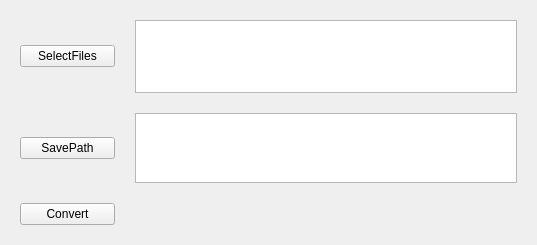
<?xml version="1.0" encoding="UTF-8"?>
<ui version="4.0">
 <class>QT_Json2CsvClass</class>
 <widget class="QWidget" name="QT_Json2CsvClass">
  <property name="geometry">
   <rect>
    <x>0</x>
    <y>0</y>
    <width>537</width>
    <height>245</height>
   </rect>
  </property>
  <property name="windowTitle">
   <string>QT_Json2Csv</string>
  </property>
  <layout class="QGridLayout" name="gridLayout" rowstretch="8,1,1" columnstretch="2,8">
   <property name="leftMargin">
    <number>20</number>
   </property>
   <property name="topMargin">
    <number>20</number>
   </property>
   <property name="rightMargin">
    <number>20</number>
   </property>
   <property name="bottomMargin">
    <number>20</number>
   </property>
   <property name="spacing">
    <number>20</number>
   </property>
   <item row="1" column="0">
    <widget class="QPushButton" name="SelectOutpathBtn">
     <property name="sizePolicy">
      <sizepolicy hsizetype="Expanding" vsizetype="Fixed">
       <horstretch>0</horstretch>
       <verstretch>0</verstretch>
      </sizepolicy>
     </property>
     <property name="text">
      <string>SavePath</string>
     </property>
    </widget>
   </item>
   <item row="0" column="1">
    <widget class="QTextBrowser" name="ShowInputFiles">
     <property name="html">
      <string>&lt;!DOCTYPE HTML PUBLIC &quot;-//W3C//DTD HTML 4.0//EN&quot; &quot;http://www.w3.org/TR/REC-html40/strict.dtd&quot;&gt;
&lt;html&gt;&lt;head&gt;&lt;meta name=&quot;qrichtext&quot; content=&quot;1&quot; /&gt;&lt;style type=&quot;text/css&quot;&gt;
p, li { white-space: pre-wrap; }
&lt;/style&gt;&lt;/head&gt;&lt;body style=&quot; font-family:'PMingLiU'; font-size:9pt; font-weight:400; font-style:normal;&quot;&gt;
&lt;p style=&quot;-qt-paragraph-type:empty; margin-top:0px; margin-bottom:0px; margin-left:0px; margin-right:0px; -qt-block-indent:0; text-indent:0px;&quot;&gt;&lt;br /&gt;&lt;/p&gt;&lt;/body&gt;&lt;/html&gt;</string>
     </property>
    </widget>
   </item>
   <item row="2" column="0">
    <widget class="QPushButton" name="ConvertBtn">
     <property name="sizePolicy">
      <sizepolicy hsizetype="Expanding" vsizetype="Fixed">
       <horstretch>0</horstretch>
       <verstretch>0</verstretch>
      </sizepolicy>
     </property>
     <property name="text">
      <string>Convert</string>
     </property>
    </widget>
   </item>
   <item row="0" column="0">
    <widget class="QPushButton" name="SelectFileBtn">
     <property name="sizePolicy">
      <sizepolicy hsizetype="Expanding" vsizetype="Fixed">
       <horstretch>0</horstretch>
       <verstretch>0</verstretch>
      </sizepolicy>
     </property>
     <property name="text">
      <string>SelectFiles</string>
     </property>
    </widget>
   </item>
   <item row="1" column="1">
    <widget class="QTextBrowser" name="ShowSavePath">
     <property name="sizePolicy">
      <sizepolicy hsizetype="Expanding" vsizetype="Expanding">
       <horstretch>0</horstretch>
       <verstretch>0</verstretch>
      </sizepolicy>
     </property>
     <property name="html">
      <string>&lt;!DOCTYPE HTML PUBLIC &quot;-//W3C//DTD HTML 4.0//EN&quot; &quot;http://www.w3.org/TR/REC-html40/strict.dtd&quot;&gt;
&lt;html&gt;&lt;head&gt;&lt;meta name=&quot;qrichtext&quot; content=&quot;1&quot; /&gt;&lt;style type=&quot;text/css&quot;&gt;
p, li { white-space: pre-wrap; }
&lt;/style&gt;&lt;/head&gt;&lt;body style=&quot; font-family:'PMingLiU'; font-size:9pt; font-weight:400; font-style:normal;&quot;&gt;
&lt;p style=&quot;-qt-paragraph-type:empty; margin-top:0px; margin-bottom:0px; margin-left:0px; margin-right:0px; -qt-block-indent:0; text-indent:0px;&quot;&gt;&lt;br /&gt;&lt;/p&gt;&lt;/body&gt;&lt;/html&gt;</string>
     </property>
    </widget>
   </item>
  </layout>
 </widget>
 <layoutdefault spacing="6" margin="11"/>
 <resources>
  <include location="QT_Json2Csv.qrc"/>
 </resources>
 <connections/>
</ui>
